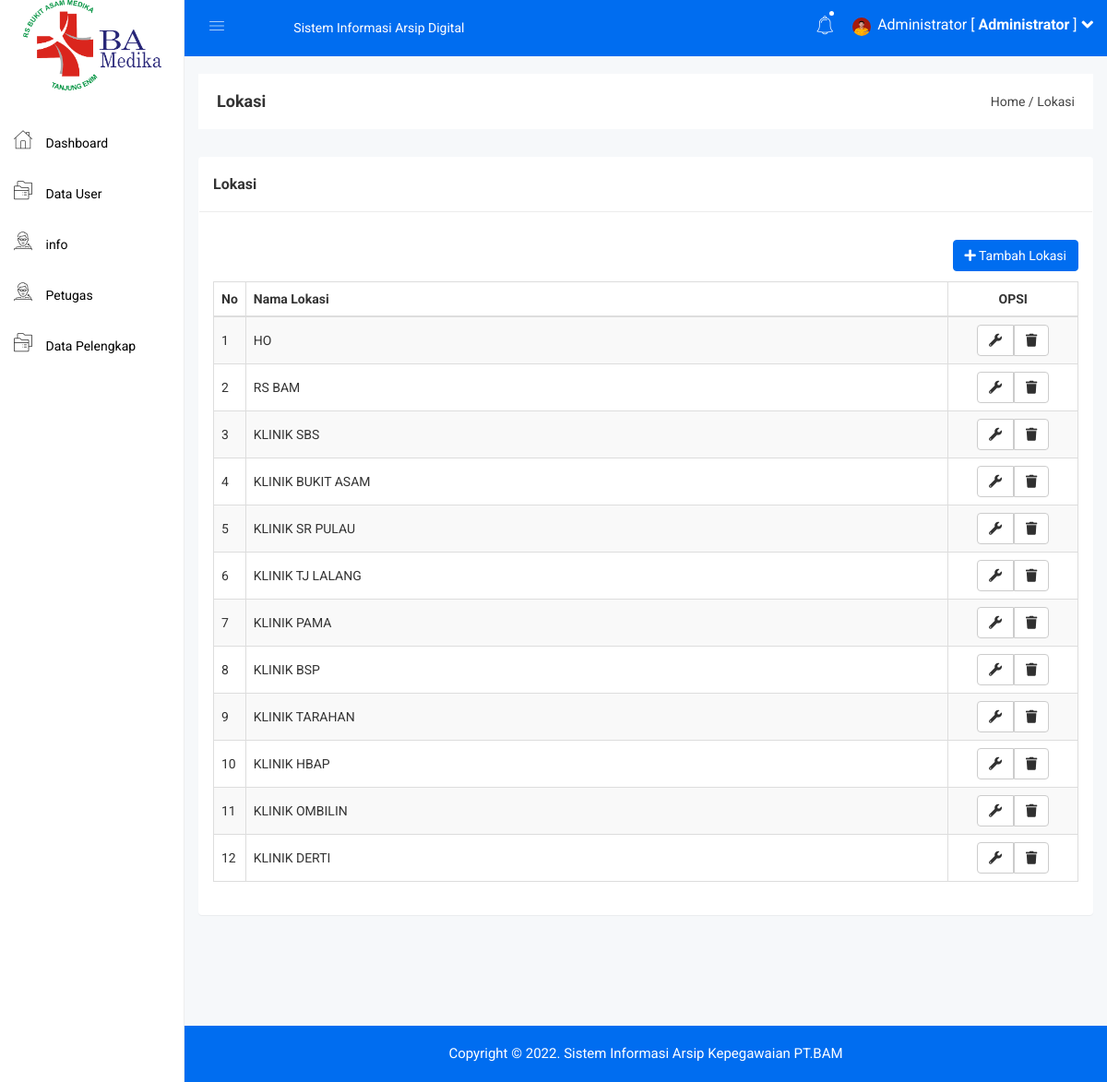
/admin/lokasi.php (signed in), run on an earlier commit of the app's database.
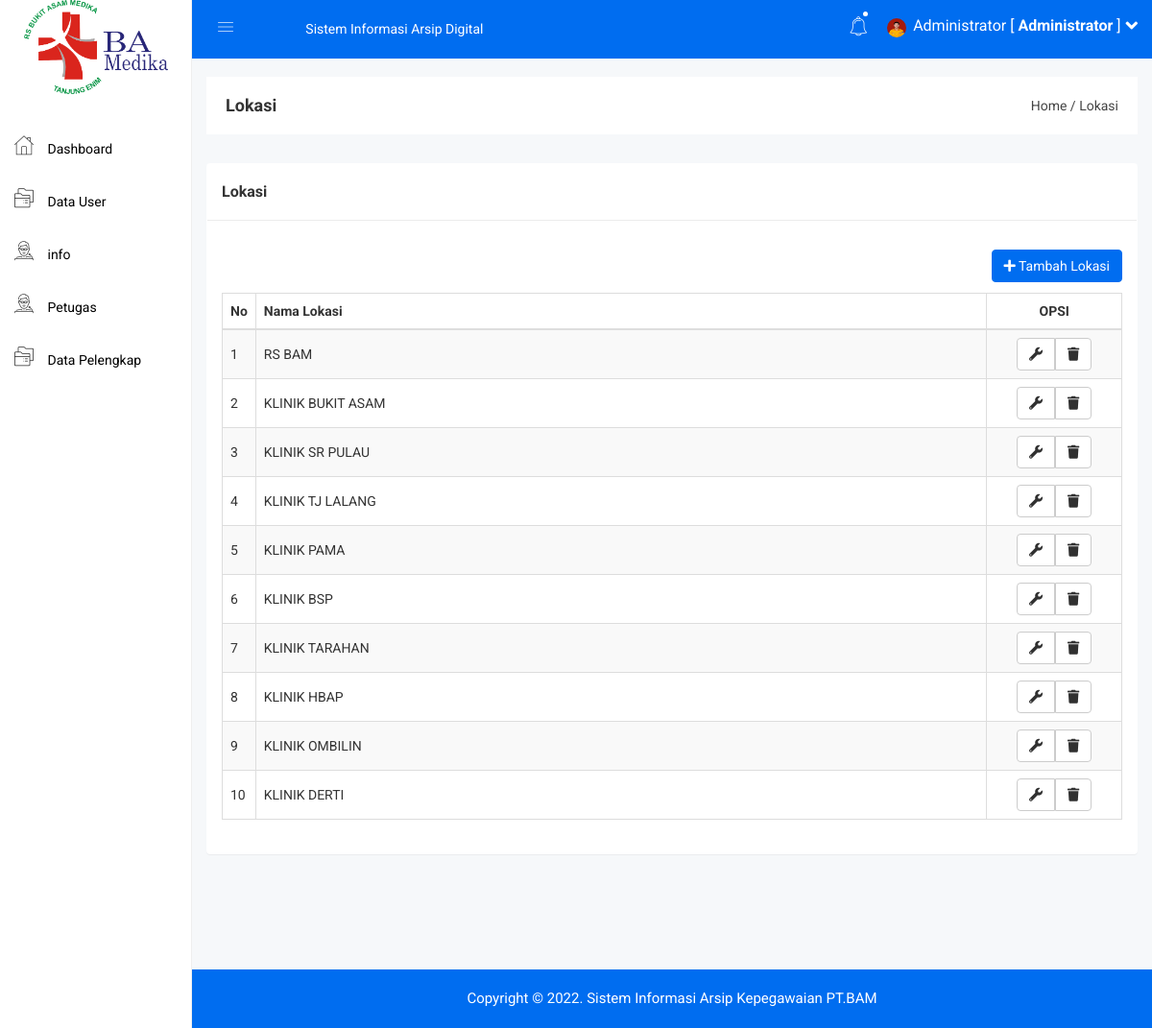
And on a later commit of the database.
### tables this page shows
CREATE TABLE `lokasi` (
  `id` int(11) NOT NULL,
  `Nama_Lokasi` varchar(100) NOT NULL
);

### admin/lokasi.php (the view)
<?php include 'header.php'; ?>
<div class="breadcome-area">
    <div class="container-fluid">
        <div class="row">
            <div class="col-lg-12 col-md-12 col-sm-12 col-xs-12">
                <div class="breadcome-list">
                    <div class="row">
                        <div class="col-lg-6 col-md-6 col-sm-6 col-xs-12">
                            <div class="breadcome-heading">
                                <h4 style="margin-bottom: 0px">Lokasi</h4>
                            </div>
                        </div>
                        <div class="col-lg-6 col-md-6 col-sm-6 col-xs-12">
                            <ul class="breadcome-menu" style="padding-top: 0px">
                                <li><a href="#">Home</a> <span class="bread-slash">/</span></li>
                                <li><span class="bread-blod">Lokasi</span></li>
                            </ul>
                        </div>
                    </div>
                </div>
            </div>
        </div>
    </div>
</div>
<div class="container-fluid">
    <div class="panel panel">
        <div class="panel-heading">
            <h3 class="panel-title">Lokasi</h3>
        </div>
        <div class="panel-body">
            <div class="pull-right">
                <a href="lokasi_tambah.php" class="btn btn-primary"><i class="fa fa-plus"></i> Tambah Lokasi</a>
            </div>
            <br>
            <br>
            <br>
            <table id="table" class="table table-bordered table-striped table-hover table-datatable">
                <thead>
                    <tr>
                        <th width="1%">No</th>
                        <th>Nama Lokasi</th>
                        <th class="text-center" width="15%">OPSI</th>
                    </tr>
                </thead>
                <tbody>
                    <?php
                    include '../koneksi.php';
                    $no = 1;
                    $status = mysqli_query($koneksi,"SELECT * FROM lokasi");
                    while($p = mysqli_fetch_array($status)){
                        ?>
                        <tr>
                            <td><?php echo $no++; ?></td>
                            <td><?php echo $p['Nama_Lokasi'] ?></td>
                            <td class="text-center">
                                <?php
                                if($p['id'] != 0){
                                    ?>
                                    <div class="btn-group">
                                        <a href="lokasi_edit.php?id=<?php echo $p['id']; ?>" class="btn btn-default"><i class="fa fa-wrench"></i></a>
                                        <a href="lokasi_hapus.php?id=<?php echo $p['id']; ?>" class="btn btn-default"><i class="fa fa-trash"></i></a>
                                    </div>
                                    <?php
                                }
                                ?>
                            </td>
                        </tr>
                        <?php
                    }
                    ?>
                </tbody>
            </table>
        </div>
    </div>
</div>
<?php include 'footer.php'; ?>

What changed in the data, as far as the page shows it:
removed lokasi: Nama_Lokasi "HO"
removed lokasi: Nama_Lokasi "KLINIK SBS"
